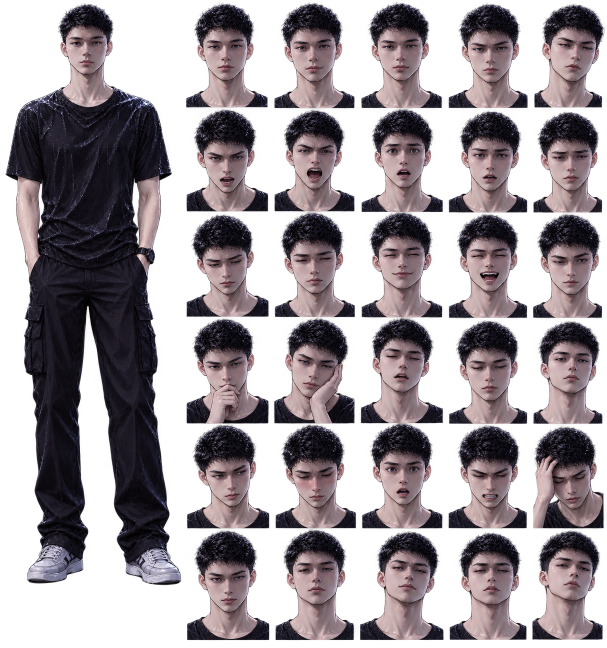
#> input picture suara-hati/assets/arka_sheet.png, 1214 x 1296 px (shown at 1/2 size)
$ python render_vertical.py assets/nara_sheet.png assets/arka_sheet.png assets/arka_sheet.png
#> lines starting #> are read from the running program, lines starting #| are printed output that depends on the picture; after the words box and inside, x2 and y2 are one past the last pixel; in counts of white or black regions, pixels touching at a corner belong together
"""SUARA HATI — versi vertikal 9:16 (TikTok/Reels/Shorts), 60 detik.

Merender video 720x1280 @30fps dari dua lembar karakter (Arka & Nara),
lengkap dengan musik piano sintetis, suara hujan, dan detak jantung.

Pemakaian:
    python3 render.py <nara_sheet.png> <arka_sheet.png> <output.mp4>
"""
import math
import random
import subprocess
import sys
import wave

import numpy as np
from PIL import Image, ImageDraw, ImageFilter, ImageFont

W, H, FPS, DUR = 720, 1280, 30, 60.0
NARA_SHEET, ARKA_SHEET, OUT = sys.argv[1], sys.argv[2], sys.argv[3]

FONT_DIR = "/usr/share/fonts/truetype/crosextra/"
F_TITLE = ImageFont.truetype(FONT_DIR + "Caladea-Bold.ttf", 92)
F_SUB = ImageFont.truetype(FONT_DIR + "Caladea-Italic.ttf", 28)
F_CHAP = ImageFont.truetype(FONT_DIR + "Caladea-Bold.ttf", 24)
F_TEXT = ImageFont.truetype(FONT_DIR + "Carlito-Regular.ttf", 34)
F_NAME = ImageFont.truetype(FONT_DIR + "Carlito-Bold.ttf", 26)
F_QUOTE = ImageFont.truetype(FONT_DIR + "Caladea-Italic.ttf", 42)

# ---------------------------------------------------------------- sprites
SHEETS = {
    # path, faces x0, x1, y0, y1, full-body box
    "nara": (NARA_SHEET, 305, 1224, 0, 1285, (30, 8, 303, 1280)),
    "arka": (ARKA_SHEET, 370, 1212, 0, 1296, (5, 4, 366, 1175)),
}
_sheet_cache = {}


def sheet(who):
    if who not in _sheet_cache:
        _sheet_cache[who] = Image.open(SHEETS[who][0]).convert("RGBA")
    return _sheet_cache[who]


def body(who, height):
    im = sheet(who).crop(SHEETS[who][5])
    w = int(im.width * height / im.height)
    return im.resize((w, height), Image.LANCZOS)


def rounded_mask(size, radius, feather):
    m = Image.new("L", size, 0)
    ImageDraw.Draw(m).rounded_rectangle(
        (feather, feather, size[0] - feather, size[1] - feather), radius, fill=255)
    return m.filter(ImageFilter.GaussianBlur(feather / 2))


def face(who, r, c, size=(300, 340), panel=(255, 240, 225)):
    """Ekspresi wajah (baris r, kolom c) dalam kartu bersudut membulat."""
    _, x0, x1, y0, y1, _ = SHEETS[who]
    tw, th = (x1 - x0) / 5, (y1 - y0) / 6
    inset = 9
    t = sheet(who).crop((int(x0 + c * tw + inset), int(y0 + r * th + inset),
                         int(x0 + (c + 1) * tw - inset), int(y0 + (r + 1) * th - inset - 6)))
    # cover-fit
    s = max(size[0] / t.width, size[1] / t.height)
    t = t.resize((int(t.width * s), int(t.height * s)), Image.LANCZOS)
    card = Image.new("RGBA", size, panel + (235,))
    # soft radial glow on panel
    g = Image.new("L", size, 0)
    ImageDraw.Draw(g).ellipse((-60, -40, size[0] + 60, size[1] + 80), fill=90)
    g = g.filter(ImageFilter.GaussianBlur(40))
    card = Image.composite(Image.new("RGBA", size, (255, 255, 255, 235)), card, g)
    card.alpha_composite(t, ((size[0] - t.width) // 2, size[1] - t.height))
    mask = rounded_mask(size, 28, 6)
    card.putalpha(Image.fromarray(np.minimum(np.array(card.getchannel("A")), np.array(mask))))
    # border + shadow
    out = Image.new("RGBA", (size[0] + 40, size[1] + 40), (0, 0, 0, 0))
    sh = Image.new("L", out.size, 0)
    ImageDraw.Draw(sh).rounded_rectangle((22, 26, size[0] + 22, size[1] + 26), 28, fill=150)
    out.putalpha(sh.filter(ImageFilter.GaussianBlur(12)))
    out.alpha_composite(card, (20, 20))
    ImageDraw.Draw(out).rounded_rectangle((26, 26, size[0] + 14, size[1] + 14), 26,
                                          outline=(255, 255, 255, 140), width=2)
    return out


# ------------------------------------------------------------ backgrounds
def grad(top, bottom, h=H, w=W):
    t = np.linspace(0, 1, h)[:, None, None]
    a = np.array(top, float)[None, None, :]
    b = np.array(bottom, float)[None, None, :]
    return np.repeat((a * (1 - t) + b * t), w, axis=1)


def to_img(arr):
    return Image.fromarray(np.clip(arr, 0, 255).astype(np.uint8)).convert("RGBA")


def city(img, color, win, seed, base=H, maxh=260):
    rnd = random.Random(seed)
    d = ImageDraw.Draw(img)
    x = -20
    while x < W:
        bw, bh = rnd.randint(50, 130), rnd.randint(80, maxh)
        d.rectangle((x, base - bh, x + bw, base), fill=color)
        if win:
            for wy in range(base - bh + 12, base - 10, 18):
                for wx in range(x + 8, x + bw - 8, 16):
                    if rnd.random() < 0.28:
                        d.rectangle((wx, wy, wx + 6, wy + 9), fill=win)
        x += bw + rnd.randint(-10, 6)
    return img


def stars(img, n, seed):
    rnd = random.Random(seed)
    d = ImageDraw.Draw(img)
    for _ in range(n):
        x, y, r = rnd.randint(0, W), rnd.randint(0, int(H * 0.7)), rnd.choice([1, 1, 1, 2])
        a = rnd.randint(80, 230)
        d.ellipse((x - r, y - r, x + r, y + r), fill=(255, 255, 255, a))
    return img


def bg_title():
    im = to_img(grad((8, 10, 30), (40, 22, 60)))
    return stars(im, 220, 1)


def bg_rain():
    im = to_img(grad((14, 20, 38), (38, 46, 70)))
    far = city(Image.new("RGBA", (W, H)), (28, 34, 56, 255), (90, 100, 130, 255), 2, maxh=520)
#> in city, `d = ImageDraw.Draw(img)`: img: PIL image 720x1280 RGBA; every value is 0
    near = city(Image.new("RGBA", (W, H)), (12, 15, 28, 255), (240, 190, 110, 255), 3, maxh=380)
    im.alpha_composite(far.filter(ImageFilter.GaussianBlur(2)))
    im.alpha_composite(near)
    # wet street reflection glow
    glow = Image.new("RGBA", (W, H))
    ImageDraw.Draw(glow).rectangle((0, H - 90, W, H), fill=(240, 180, 110, 50))
    im.alpha_composite(glow.filter(ImageFilter.GaussianBlur(25)))
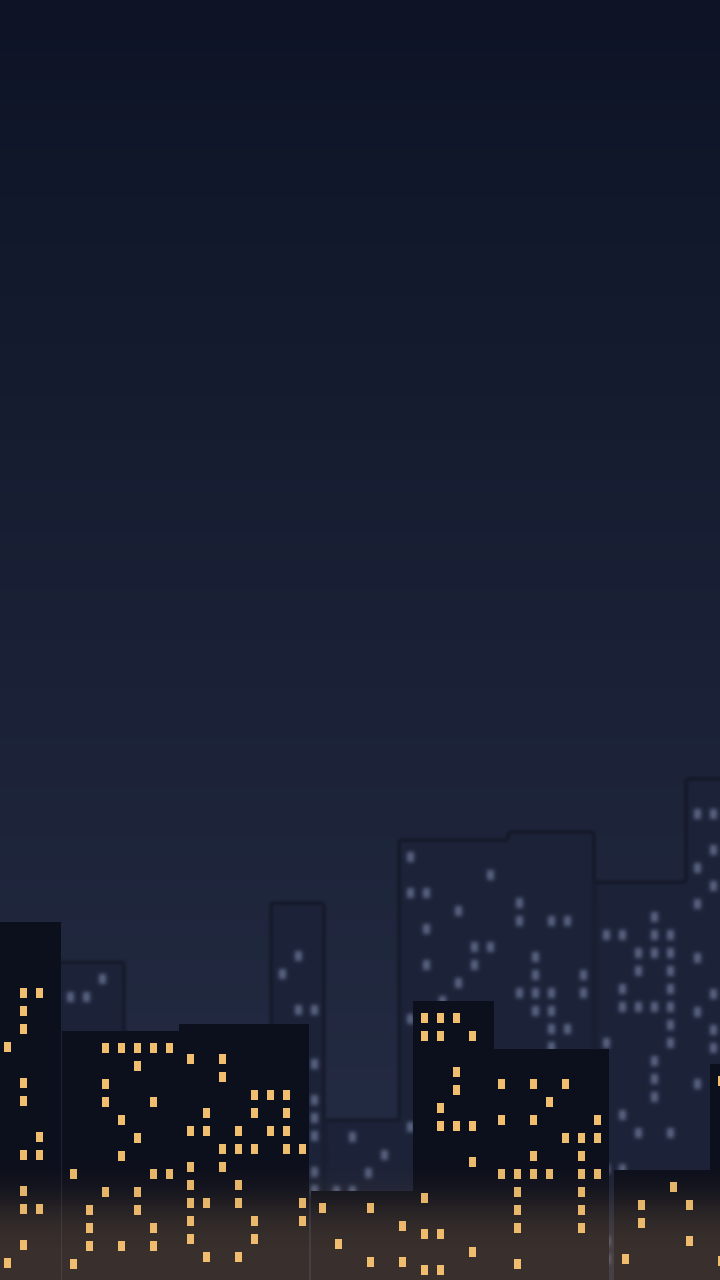
#> im: PIL image 720x1280 RGBA; mean R, G, B, A 26.2, 31, 48.4, 255
    return im


def bg_sunset():
    im = to_img(grad((255, 150, 110), (90, 60, 120)))
    sun = Image.new("RGBA", (W, H))
    ImageDraw.Draw(sun).ellipse((W // 2 - 130, 600, W // 2 + 130, 860), fill=(255, 225, 160, 255))
    im.alpha_composite(sun.filter(ImageFilter.GaussianBlur(18)))
    im.alpha_composite(city(Image.new("RGBA", (W, H)), (70, 40, 80, 255), None, 5, maxh=360))
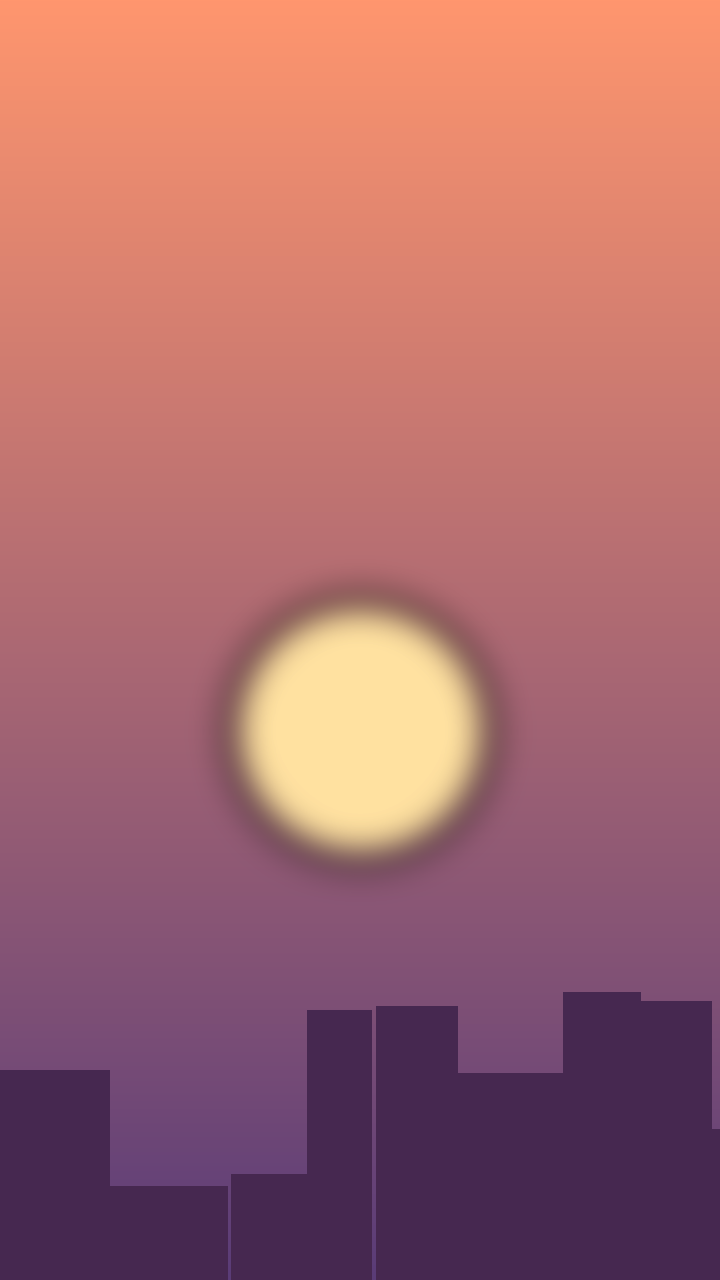
#> im: PIL image 720x1280 RGBA; mean R, G, B, A 169.7, 105.4, 109.5, 255
    # cherry petals layer baked lightly
    return im


def bg_dark_red():
    im = to_img(grad((30, 6, 12), (8, 4, 10)))
#> in to_img (call 4), `return Image.fromarray(np.clip(arr, 0, 255).astype(np.uint8)).convert(..`:
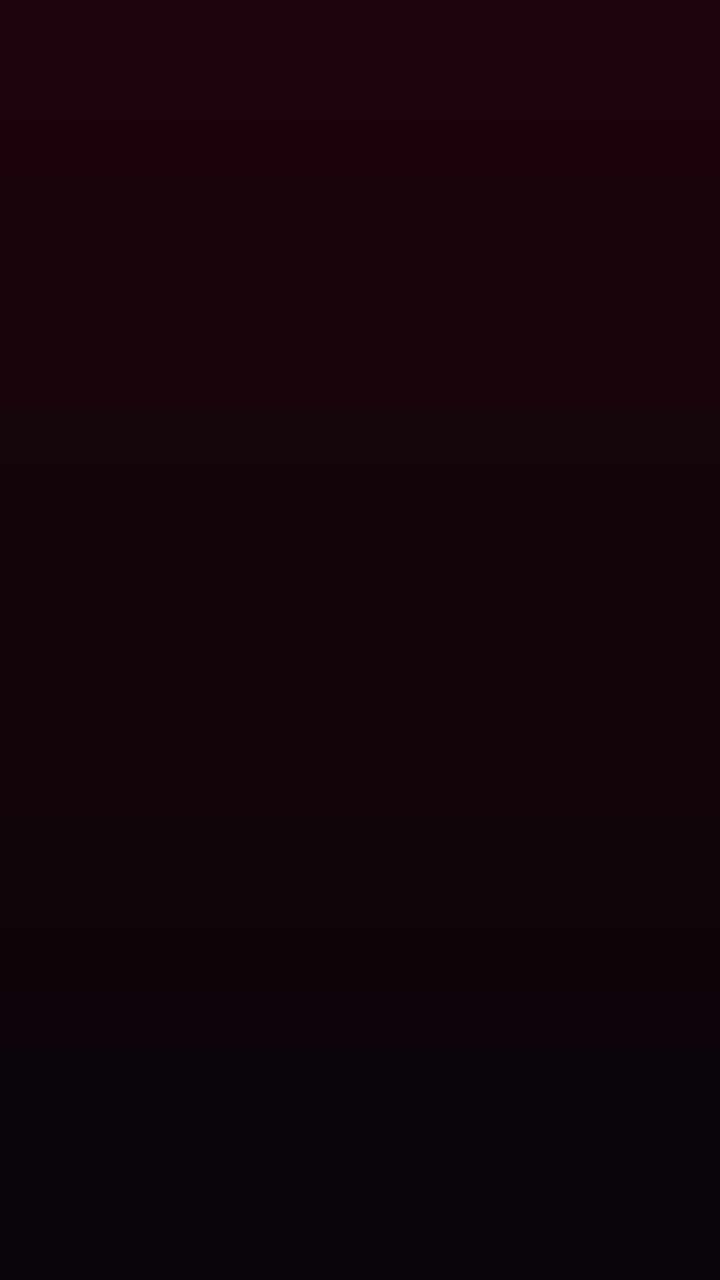
#> returned value: PIL image 720x1280 RGBA; mean R, G, B, A 18.5, 4.5, 10.5, 255
    return im


def bg_dawn():
    im = to_img(grad((150, 190, 240), (255, 210, 190)))
#> in grad (call 5), `a = np.array(top, float)[None, None, :]`: a = [[150, 190, 240]]
#> in grad (call 5), `b = np.array(bottom, float)[None, None, :]`: b = [[255, 210, 190]]
#> in grad (call 5), `return np.repeat((a * (1 - t) + b * t), w, axis=1)`:
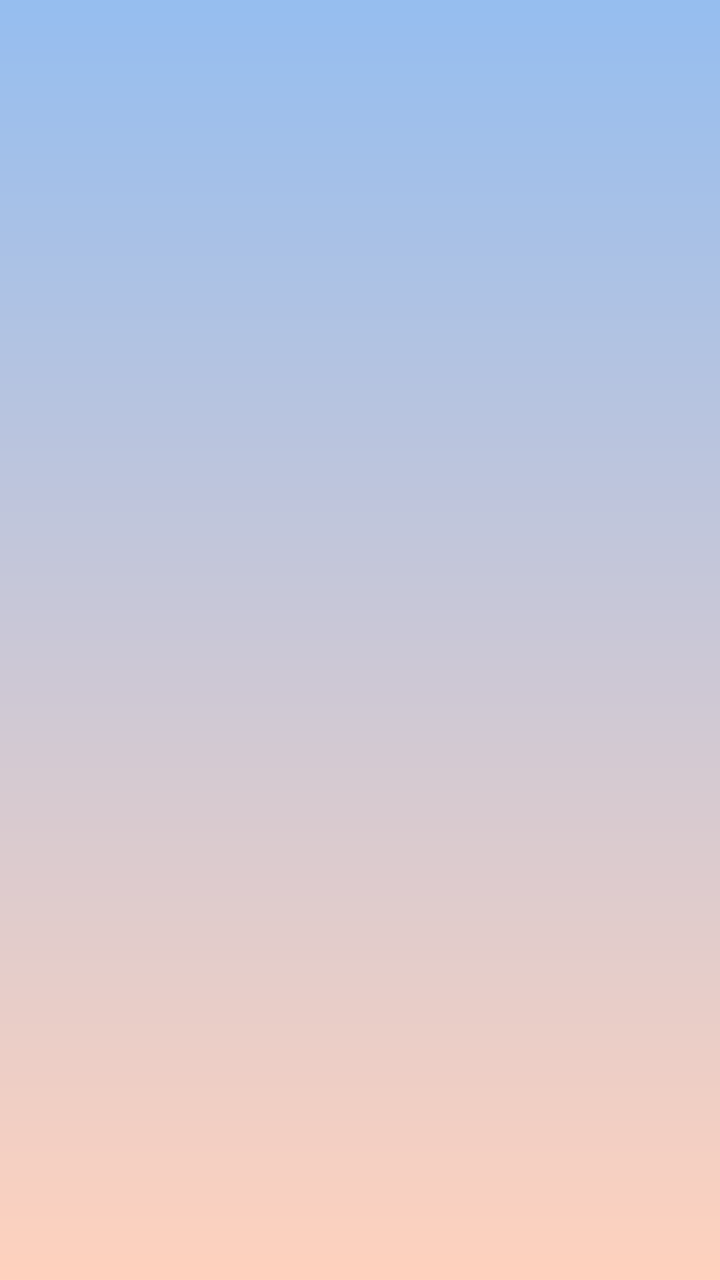
#> returned value: shape (1280, 720, 3) float64; mean of channels 0, 1, 2 202.5, 200, 215; drawn as R, G, B
    rays = Image.new("RGBA", (W, H))
    d = ImageDraw.Draw(rays)
    cx, cy = W // 2, -60
    for i in range(12):
        a = math.radians(40 + i * 9)
        d.polygon([(cx, cy), (cx + 1600 * math.cos(a - .03), cy + 1600 * math.sin(a - .03)),
                   (cx + 1600 * math.cos(a + .03), cy + 1600 * math.sin(a + .03))],
                  fill=(255, 255, 240, 40))
    im.alpha_composite(rays.filter(ImageFilter.GaussianBlur(20)))
    im.alpha_composite(city(Image.new("RGBA", (W, H)), (120, 130, 170, 200), None, 9, maxh=300))
    return im


# ---------------------------------------------------------------- effects
RND = random.Random(42)
DROPS = [(RND.uniform(0, W + 200), RND.uniform(0, H), RND.uniform(700, 1100), RND.uniform(14, 30))
         for _ in range(320)]
PETALS = [(RND.uniform(0, W), RND.uniform(0, H), RND.uniform(30, 70), RND.uniform(0, 6.28),
           RND.uniform(3, 6)) for _ in range(45)]
MOTES = [(RND.uniform(0, W), RND.uniform(0, H), RND.uniform(8, 25), RND.uniform(0, 6.28),
          RND.uniform(1.5, 4)) for _ in range(70)]


# [29 lines left out: functions rain, petals, motes, not called in this run]


def vignette():
    y, x = np.mgrid[0:H, 0:W]
    d = np.sqrt(((x - W / 2) / (W / 2)) ** 2 + ((y - H / 2) / (H / 2)) ** 2)
    a = np.clip((d - 0.65) * 255, 0, 200).astype(np.uint8)
    v = Image.new("RGBA", (W, H), (0, 0, 0, 255))
    v.putalpha(Image.fromarray(a))
    return v


VIG = vignette()


# ------------------------------------------------------------------ text
def ease(x):
    x = max(0.0, min(1.0, x))
    return x * x * (3 - 2 * x)


# [33 lines left out: functions fade, wrap, text_layer, not called in this run]


# Safe area: TikTok UI covers ~top 130px, right ~110px, bottom ~300px.
SUB_BOTTOM = H - 290


# [43 lines left out: functions subtitle, chapter, paste, not called in this run]


# ---------------------------------------------------------------- assets
print("preparing assets…", flush=True)
BG = {"title": bg_title(), "rain": bg_rain(), "sunset": bg_sunset(),
      "red": bg_dark_red(), "dawn": bg_dawn()}
ARKA_BODY = body("arka", 820)
#> in sheet, returned value is the input picture: PIL image 1214x1296 RGBA; mean R, G, B, A 56.2, 47.4, 52.4, 142.2
NARA_BODY = body("nara", 850)
#> call 2 of sheet, with who = 'nara'
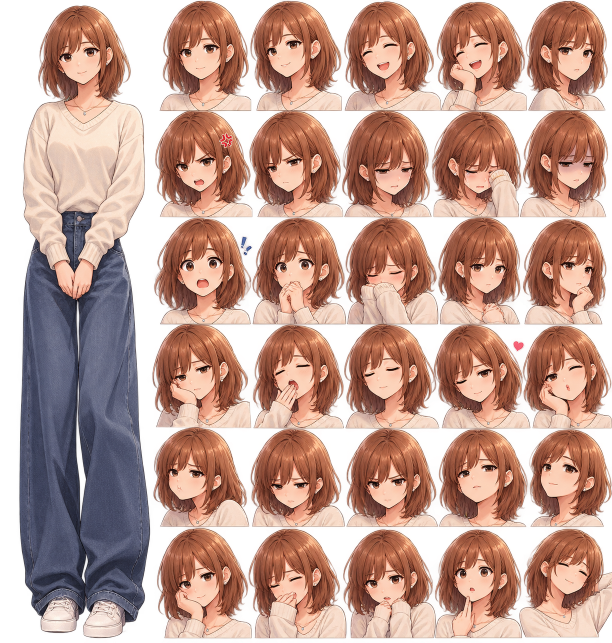
#> input picture suara-hati/assets/nara_sheet.png, 1224 x 1285 px (shown at 1/2 size)
#> in sheet, returned value is the input picture: PIL image 1224x1285 RGBA; mean R, G, B, A 150.9, 109.6, 94.4, 189.1
ARKA_BODY_DARK = Image.fromarray(
    (np.array(ARKA_BODY) * np.array([0.75, 0.8, 0.95, 1])).astype(np.uint8))

FA = {k: face("arka", *rc, panel=(205, 215, 235)) for k, rc in {
    "neutral": (0, 0), "think": (3, 0), "troubled": (1, 4), "shock": (1, 2),
    "pain": (4, 4), "grit": (4, 3), "sad": (2, 4), "soft": (5, 1), "smile": (2, 2),
    "closed": (3, 3), "worry": (1, 3)}.items()}
#> in face, `g = Image.new("L", size, 0)`: g: PIL image 300x340 L; every value is 0
#> in face, `ImageDraw.Draw(g).ellipse((-60, -40, size[0] + 60, size[1] + 80), fill..`:
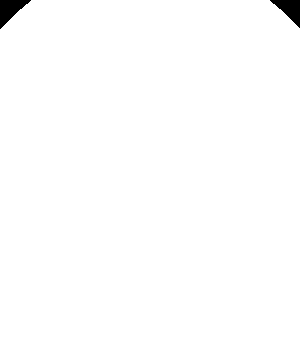
#> g: PIL image 300x340 L; values 0 (black) and 90 (white), 99.2% white; 2 black regions, box (x1, y1, x2, y2) and area: (0, 0, 31, 29) 448, (270, 0, 300, 28) 419
#> in rounded_mask, `ImageDraw.Draw(m).rounded_rectangle( (feather, feather, size[0] - feat..`: m: PIL image 300x340 L; 92.5% white; 1 black region, box (x1, y1, x2, y2) and area: (0, 0, 300, 340) 7615
#> in face, `out = Image.new("RGBA", (size[0] + 40, size[1] + 40), (0, 0, 0, 0))`: out: PIL image 340x380 RGBA; every value is 0
#> in face, `sh = Image.new("L", out.size, 0)`: sh: PIL image 340x380 L; every value is 0
#> in face, `ImageDraw.Draw(sh).rounded_rectangle((22, 26, size[0] + 22, size[1] + ..`: sh: PIL image 340x380 L; values 0 (black) and 150 (white), 78.9% white; 1 black region, box (x1, y1, x2, y2) and area: (0, 0, 340, 380) 27255
#> in face, `out.putalpha(sh.filter(ImageFilter.GaussianBlur(12)))`:
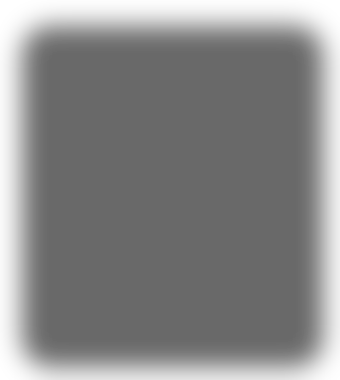
#> out: PIL image 340x380 RGBA; mean R, G, B, A 0, 0, 0, 118; transparent parts drawn white
#> FA = 11 items
FN = {k: face("nara", *rc) for k, rc in {
    "smile": (0, 0), "curious": (2, 4), "gentle": (2, 3), "warm": (0, 1),
    "happy": (0, 2), "wink": (3, 3), "calm": (3, 2)}.items()}
#> FN = 7 items

# --------------------------------------------------------------- scenes
# (start, end) in seconds
# [111 lines left out: functions scene_title, scene_bab1, scene_bab2, scene_bab3, scene_climax, scene_bab5 and 1 more, not called in this run]


SCENES = [(0, 5, scene_title), (5, 13, scene_bab1), (13, 22, scene_bab2),
          (22, 32, scene_bab3), (32, 49, scene_climax), (49, 55, scene_bab5),
          (55, 60, scene_end)]


# [12 lines left out: function frame, not called in this run]


# ----------------------------------------------------------------- audio
def audio(path, sr=44100):
#> called with path = 'assets/arka_sheet.png.wav', sr = 44100
    n = int(DUR * sr)
    t = np.arange(n) / sr
    out = np.zeros(n)

    def note(freq, start, length, vol):
        s = int(start * sr)
        ln = min(int(length * sr), n - s)
        if ln <= 0:
            return
        tt = np.arange(ln) / sr
        env = np.exp(-tt * 2.2) * np.minimum(1, tt * 200)
        w_ = (np.sin(2 * np.pi * freq * tt) + 0.35 * np.sin(4 * np.pi * freq * tt)
              + 0.12 * np.sin(6 * np.pi * freq * tt))
        out[s:s + ln] += vol * env * w_

    def hz(m):
        return 440 * 2 ** ((m - 69) / 12)

    # progression: Am - F - C - G (melancholic), then brighter C - G - Am - F at the end
    prog_sad = [[57, 60, 64], [53, 57, 60], [48, 55, 64], [55, 59, 62]]
    prog_hope = [[48, 55, 64], [55, 59, 62], [57, 60, 64], [53, 57, 65]]
    bar = 2.5
    tt = 0.0
    i = 0
    while tt < DUR - 0.5:
        prog = prog_hope if tt >= 46 else prog_sad
        chord = prog[i % 4]
        vol = 0.06 if 22 <= tt < 32 else 0.09
        note(hz(chord[0] - 12), tt, 3.0, vol * 1.2)
        for k, m in enumerate(chord + [chord[1] + 12, chord[2] + 12, chord[1] + 12]):
            note(hz(m), tt + k * bar / 6, 2.0, vol * 0.7)
        if tt >= 32:  # melody line during climax / ending
            note(hz(chord[2] + 12), tt + bar * 0.5, 1.8, vol * 0.6)
        tt += bar
        i += 1

    # rain noise (5-13, 22-32)
    rng = np.random.default_rng(0)
    noise = rng.standard_normal(n)
    noise = np.convolve(noise, np.ones(6) / 6, mode="same")
    rain_env = np.zeros(n)
    for a, b in [(5, 13), (22, 32)]:
        m = (t >= a) & (t < b)
        rain_env[m] = np.minimum(1, np.minimum(t[m] - a, b - t[m]) / 0.8)
    out += 0.05 * noise * rain_env

    # heartbeat during bab 3
    for k in range(int(10 * 1.2)):
        for off, v in [(0, 1.0), (0.18, 0.7)]:
            s0 = 22 + k / 1.2 + off
            s = int(s0 * sr)
            ln = int(0.15 * sr)
            tt_ = np.arange(ln) / sr
            out[s:s + ln] += 0.35 * v * np.sin(2 * np.pi * 50 * tt_) * np.exp(-tt_ * 30)

    # master fade
    out *= np.minimum(1, np.minimum(t / 1.5, (DUR - t) / 2.5))
    out = out / max(1e-9, np.abs(out).max()) * 0.8
    pcm = (out * 32767).astype(np.int16)
    with wave.open(path, "wb") as wf:
        wf.setnchannels(1)
        wf.setsampwidth(2)
        wf.setframerate(sr)
        wf.writeframes(pcm.tobytes())


if __name__ == "__main__":
    wav = OUT + ".wav"
    audio(wav)
    if len(sys.argv) > 4:  # preview stills: python3 render.py a b out t1 t2 ...
        for s in sys.argv[4:]:
            frame(float(s)).save(f"{OUT}_{s}.png")
        sys.exit()
#> (the run stopped early here; a loop or call above may not have finished)
